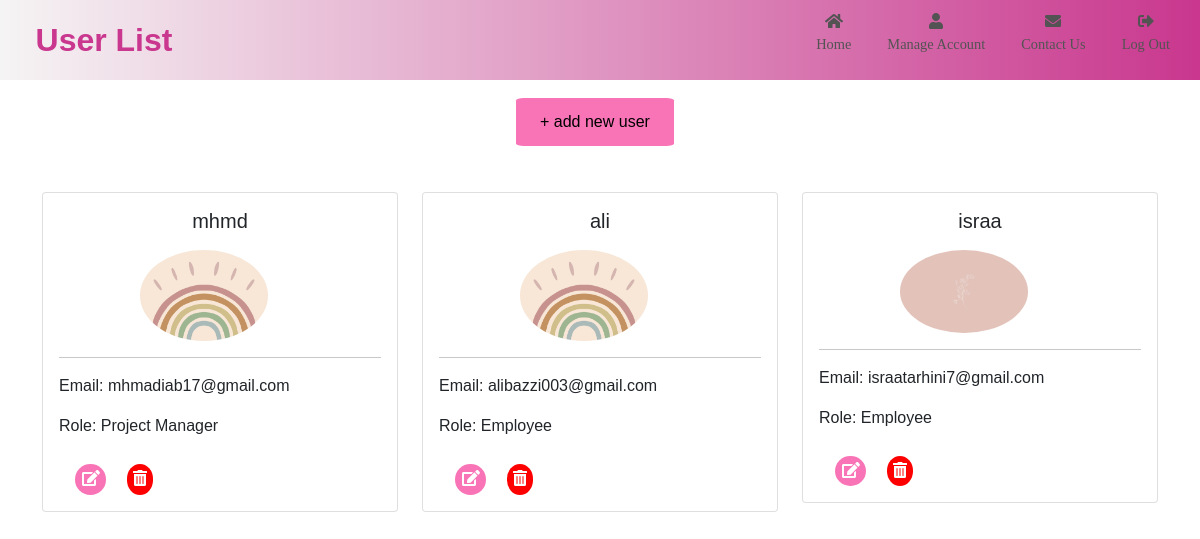
The app's page /listuser.php (signed in) with its own data.
### tables this page shows
CREATE TABLE `user` (
  `id` int(100) NOT NULL,
  `username` varchar(50) NOT NULL,
  `email` varchar(100) NOT NULL,
  `password` varchar(100) NOT NULL,
  `image` varchar(1000) NOT NULL,
  `role` varchar(50) NOT NULL,
  `CreditCard` varchar(100) NOT NULL,
  `communityadmin_id` int(11) NOT NULL
);

### listuser.php (the view, shortened to what this page needs)
<?php
include('dbconfig/connect.php');
$userrole=$_SESSION['user_info']['role'];
$adminId=$_SESSION['user_info']['communityadmin_id'];
if($userrole=='Community Admin')
{$title = "User List";}
else{
  $title="Members Activity";
}
require "headerr.php";
?>
<!DOCTYPE html>
<html lang="en">
<head>
<link rel="stylesheet" href="css/listuserstyle.css">
</head>
<body>
<?php if($userrole=='Project Manager'){?>
  <div class="container" style="margin-top: 1%;">
  <div class="row">
   <?php
    $managerid = $_SESSION['user_info']['id'];
    $employeeList = array();
    $projectsql = "SELECT * FROM project_list WHERE manager_id='$managerid'";
    $result = mysqli_query($con, $projectsql);
    if (mysqli_num_rows($result) > 0) {
    while ($row = mysqli_fetch_assoc($result)) {
    $projectId = $row['id'];
    $query = "SELECT * FROM user INNER JOIN project_members ON user.id = project_members.user_id WHERE role='Employee' AND communityadmin_id='$adminId' AND project_members.project_id='$projectId'";
    $employeeResult = mysqli_query($con, $query);
    if (mysqli_num_rows($employeeResult) > 0) {
    while ($employeeRow = mysqli_fetch_assoc($employeeResult)) {
    $id = $employeeRow['id'];
    if (!in_array($id, $employeeList)) {
    $employeeList[] = $id;
    $name = $employeeRow['username'];
    $taskCountQuery = "SELECT COUNT(*) AS task_count FROM task WHERE user_id='$id' AND project_id IN (SELECT id FROM project_list WHERE manager_id='$managerid')";
    $taskCountResult = mysqli_query($con, $taskCountQuery);
    if ($taskCountResult) {
      $taskCountRow = mysqli_fetch_assoc($taskCountResult);
      $taskCount = $taskCountRow['task_count'];
    }
    else{
      $taskCount='0';
    }
    $taskDoneQuery = "SELECT COUNT(*) AS task_count FROM task WHERE status='done' AND user_id='$id' AND project_id IN (SELECT id FROM project_list WHERE manager_id='$managerid')";
    $taskDoneResult = mysqli_query($con, $taskDoneQuery);
    if ($taskDoneResult) {
      $taskDoneRow = mysqli_fetch_assoc($taskDoneResult);
      $taskdone = $taskDoneRow['task_count'];
    }
    else{
      $taskdone='0';
    }
    if ($taskCount > 0) {
    $productivity = ($taskdone / $taskCount) * 100;
    } else {
    $productivity = 0;
    }
    ?>
    <div class="col-md-4" style="margin-top:3%;">
    <div class="card project-card" onclick="toggleDetails(this)">
      <div class="card-body">
      <h5 class="card-title" style="text-align: center;"><?php echo $name; ?></h5>
      </div>
      <div class="card-footer project-details">
      <p>Tasks assigned: <?php echo $taskCount?></p>
      <p>Tasks done: <?php echo $taskdone?></p>
      <p><?php echo "Productivity: " . round($productivity, 2) . "%";?></p>
      </div>
    </div>
    </div>
      <?php
                  }
               }
            }
         }
   ?>
   </div>
</div>
<table style="margin-top: 3%;">
   <thead>
      <tr>
         <th>Username</th>
         <th>Project Name</th>
         <th>Task Name</th>
         <th>Due Date</th>
         <th>Task Status</th>
         <?php if ($userrole == 'Project Manager') { ?>
         <th style="width:20%">Action</th>
         <?php } ?>
      </tr>
   </thead>
   <tbody>
      <?php
         $taskQuery = "SELECT u.username, p.name AS project_name, t.task_title, t.task_id,t.status,t.due_date
                       FROM user u
                       INNER JOIN project_members pm ON u.id = pm.user_id
                       INNER JOIN project_list p ON pm.project_id = p.id
                       LEFT JOIN task t ON u.id = t.user_id AND p.id = t.project_id
                       WHERE p.manager_id='$managerid'
                       GROUP BY u.username, p.name, t.task_title, t.status";
         $taskResult = mysqli_query($con, $taskQuery);
         if (mysqli_num_rows($taskResult) > 0) {
            while ($taskRow = mysqli_fetch_assoc($taskResult)) {
               $taskid=$taskRow['task_id'];
               $username = $taskRow['username'];
               $projectName = $taskRow['project_name'];
               $taskName = $taskRow['task_title'];
               $taskduedate = $taskRow['due_date'];
               $taskStatus = $taskRow['status'];
      ?>
      <tr>
         <td><?php echo $username; ?></td>
         <td><?php echo $projectName; ?></td>
         <td><?php echo $taskName; ?></td>
         <td><?php echo $taskduedate; ?></td>
         <td><?php echo $taskStatus; ?></td>
         <?php if ($userrole == 'Project Manager') {
          echo "<td style='width:90%'
                <button onclick='deletetask(event,\"$taskid\")' type='button' style='margin-right:1.5%; border-radius: 50%; background-color: #f5f4f4 !important ;'>
                  <i class='fas fa-trash-alt statusclick' style='color:red;'></i>
                </button>
              </td>";
        }?>
      </tr>
      <?php
         }
      }
      ?>
   </tbody>
</table>
<div class="modal" id="delete-task-form" style="margin-top:15%;width:30%;height:30%;margin-left:35%">
  <div class="modal-content">
    <h3 style="text-align:center;margin-top:5%;margin-bottom:10%">Delete Task?</h3>
    <form method="post">
      <input type="hidden" name="task-id" value="" id="delete-task-id-input">
      <input type="hidden" name="action" value="deletetask">
      <button class="statusclick" id="confirm-delete-btn" style="margin-left: 30%; background-color: red;border-radius:10px;margin-bottom:4%">Delete</button>
      <button onclick="closedelete()" class="statusclick" type="button" style="margin-left:5%;border-radius:10px;background-color: #f855a6d0">Cancel</button>
    </form>
  </div>
</div>
<script>
  currentprojectId='';
  function deletetask(event, id) {
    event.stopPropagation();
    currentprojectId = id;
    var projectid = document.getElementById("delete-task-id-input");
    projectid.value = currentprojectId;
    var modal = document.getElementById("delete-task-form");
    modal.style.display = "block";
  }
  function closedelete() {
    var modal = document.getElementById("delete-task-form");
    modal.style.display = "none";
  }
  </script>
<?php } else echo "no users";  } else{ ?>
  <a href="newuser.php" tyle="text-decoration: none;margin-left:43%;"><button style="margin-top:1.5%;margin-left:43%"> + add new user </button></a>
  <div class="container" style="margin-top:1%;">
  <div class="row">
   <?php
   $defimg='userimage/blank-profile-picture-973460_1280 (1).png';
    $adminID = $_SESSION['user_info']['id'];
    $query = "SELECT * FROM user WHERE communityadmin_id = $adminID";
    $result = mysqli_query($con, $query);
    if (mysqli_num_rows($result) > 0) {
      while ($row = mysqli_fetch_assoc($result)) {
        $userid = $row['id'];
        $name = $row['username'];
        $email = $row['email'];
        $role = $row['role'];
        $img = $row['image'];
        $imageSrc = !empty($img) ? $img : $defimg;
     ?>
     <div class="col-md-4" style="margin-top: 3%;">
   <div class="card project-card">
   <div class="card-body">
   <h5 class="card-title" style="text-align: center;"><?php echo  $name; ?></h5>
   <img src="<?php echo $imageSrc; ?>" style="height: 30%;width:40%;margin-top: 3%;border-radius:50%;margin-left:25%"><hr>
   <p class="card-text">Email: <?php echo  $email; ?></p>
   <p class="card-text">Role: <?php echo  $role; ?></p>
   <button style="border-radius: 50%; background-color: #f855a6d0; margin-left: 5%; margin-top: 3%" onclick="editUser('<?php echo $userid;?>', '<?php echo $name;?>', '<?php echo $email;?>', '<?php echo $role?>', '<?php echo $imageSrc;?>')">
 <i class="fas fa-edit" style="color: white;"></i></button>
   <button style="border-radius: 50%; background-color: red;margin-left:5%;margin-top:3%" onclick="deleteUser(<?php echo $userid;?>)">
   <i class='fas fa-trash-alt' style='color: white;'></i></button>
  </div></div></div>
      <?php
      }
    }
   else
   echo "no users";
    ?>
<?php }?>
</body>
</html>

### headerr.php (shortened to what this page needs)
<?php
include('dbconfig/connect.php');
$userid = $_SESSION['user_info']['id'];
$role = $_SESSION['user_info']['role'];
$headertype = '';
if ($role == 'user') {
$headertype = 'user';
} else {
$headertype = 'community';
}
$query = "select color_scheme from user_settings where user_id='$userid'";
$result = mysqli_query($con, $query);
if ($result && mysqli_num_rows($result) > 0) {
$row = mysqli_fetch_assoc($result);
$cssClass = ($row['color_scheme'] === 'dark') ? 'dark-navbar' : 'light-navbar';
}
?>
<!DOCTYPE html>
<html lang="en">
<head>
<link href="https://cdn.jsdelivr.net/npm/bootstrap@5.0.2/dist/css/bootstrap.min.css" rel="stylesheet">
<link rel="stylesheet" href="https://cdnjs.cloudflare.com/ajax/libs/font-awesome/5.15.3/css/all.min.css">
</head>
<body  >
<nav class="<?php echo $cssClass;?> navbar navbar-expand-lg navbar-dark">
  <div class="container-fluid">
    <a class="navbar-brand" href=""><?php echo $title; ?></a>
    <div class="collapse navbar-collapse" id="navbarTogglerDemo02">
      <?php if ($headertype=='user'){?>
      <ul class="navbar-nav ms-auto">
        <li class="nav-item"><a class="nav-link " href="dashboard.php">
          <div class="icon-wrapper"><i class="fas fa-home iconcolor"></i><p class="icon-title" style="font-size: 0.9rem; color:#535353 ;">Home</p></div></a></li>
        <li class="nav-item "><a class="nav-link" href="profile.php">
          <div class="icon-wrapper"><i class="fas fa-user iconcolor"></i><p class="icon-title" style="font-size: 0.9rem; color:#535353 ;">Manage Account</p></div></a></li>
          <li class="nav-item "><a class="nav-link" href="contact.php">
          <div class="icon-wrapper"><i class="fas fa-envelope iconcolor"></i><p class="icon-title" style="font-size: 0.9rem; color:#535353 ;">Contact Us</p></div></a></li>
          <li class="nav-item "><a class="nav-link" href="logout.php">
          <div class="icon-wrapper"><i class="fas fa-sign-out-alt iconcolor"></i>
          <p class="icon-title" style="font-size: 0.9rem; color: #535353;">Log Out</p>
        </div></a></li>
      </ul>
       <?php }
       else{?>
        <ul class="navbar-nav ms-auto">
        <li class="nav-item "><a class="nav-link" href="panel.php">
          <div class="icon-wrapper"><i class="fas fa-home iconcolor"></i><p class="icon-title" style="font-size: 0.9rem; color: #535353;">Home</p></div></a></li>
        <li class="nav-item "><a class="nav-link" href="profile.php">
          <div class="icon-wrapper"><i class="fas fa-user iconcolor"></i><p class="icon-title" style="font-size: 0.9rem; color: #535353;">Manage Account</p></div></a></li>
          <li class="nav-item "><a class="nav-link" href="contact.php">
          <div class="icon-wrapper"><i class="fas fa-envelope iconcolor"></i><p class="icon-title" style="font-size: 0.9rem; color:#535353 ;">Contact Us</p></div></a></li>
          <li class="nav-item ">
          <a class="nav-link" href="logout.php">
          <div class="icon-wrapper"><i class="fas fa-sign-out-alt  iconcolor"></i>
          <p class="icon-title" style="font-size: 0.9rem; color: #535353;">Log Out</p>
          </div>
         </a>
    </li>
      </ul>
      <?php }?>
    </div>
  </div>
</nav>
</body>
</html>

### css/listuserstyle.css (style rules this page uses)
body { font-family: Arial, sans-serif; }
a { color: blue; text-decoration: none; }
.project-card { transition: all 0.3s ease-in-out; }
button { margin-left: 40%; margin-top: 2%; background-color: #f855a6d0; border-radius: 5%; }

### headerr.php (style rules this page uses)
.light-navbar { background: linear-gradient(to left, #c9378e, #f5f4f4); }
.navbar { padding-top: 0% !important; padding-bottom: 0% !important; }
.navbar-brand { font-family: Verdana, sans-serif; font-size: 2rem !important; font-weight: bolder; padding-left: 2%; color: #c9378e!important; }
.nav-item { padding: 0 10px; }
.navbar-nav { margin-top: 0.5% !important; }
.nav-link { font-size: 1rem; font-family: "Montserrat-Light"; }
button { background-color: #5e012c; border: #fa0075; padding: 1% 2%; margin-top: 1%; border-radius: 5px; margin-top: 2%; cursor: pointer; font-size: 1rem; }
.icon-wrapper { display: flex; flex-direction: column; align-items: center; text-align: center; }
.icon-title { margin-top: 5px; }
.iconcolor { color: #535353; }

### records on screen
user: username "mhmd", image (picture), email "mhmadiab17@gmail.com", role "Project Manager"
user: username "ali", image (picture), email "alibazzi003@gmail.com", role "Employee"
user: username "israa", image (picture), email "israatarhini7@gmail.com", role "Employee"

### other values on screen
$title "User List"
